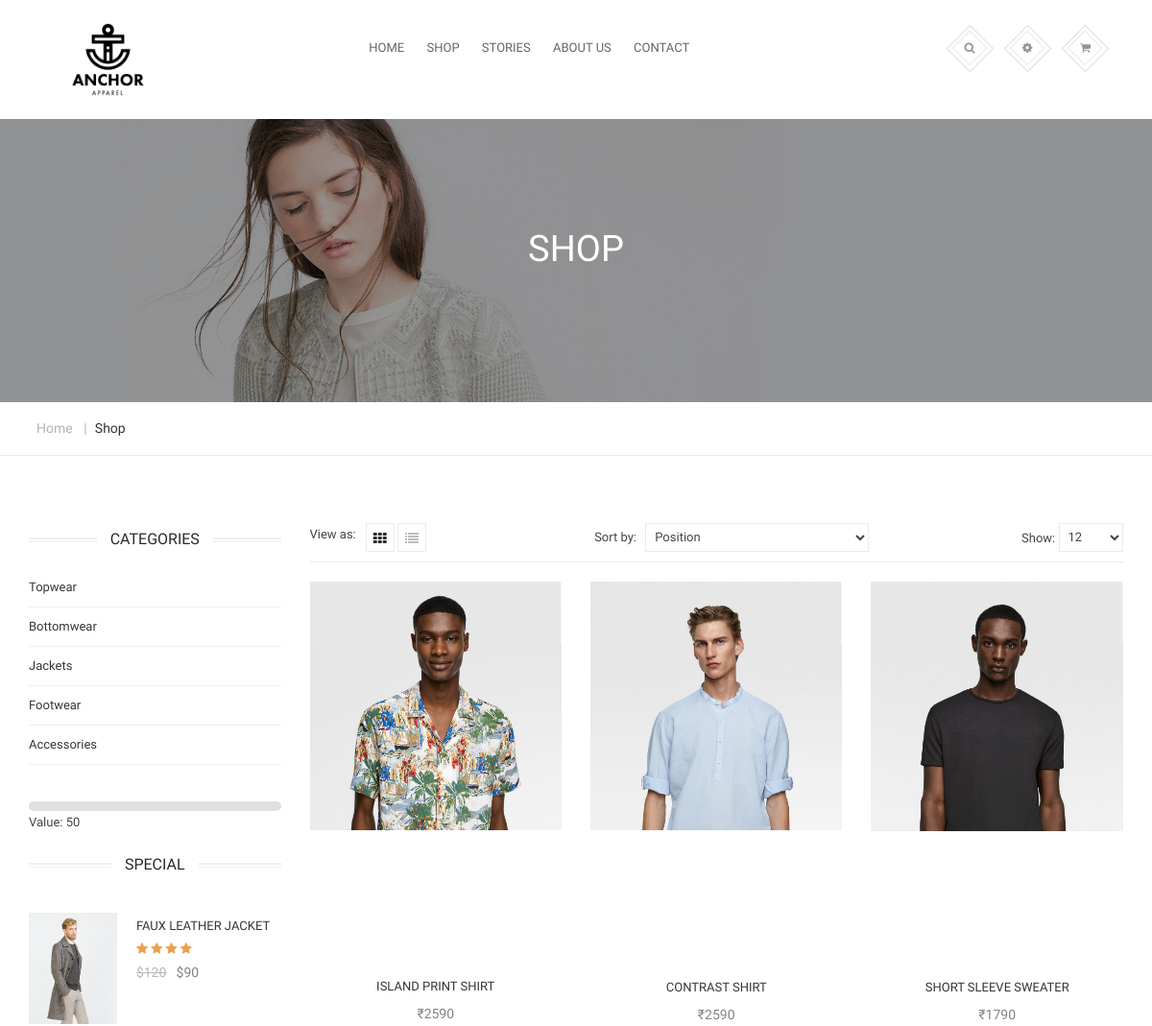
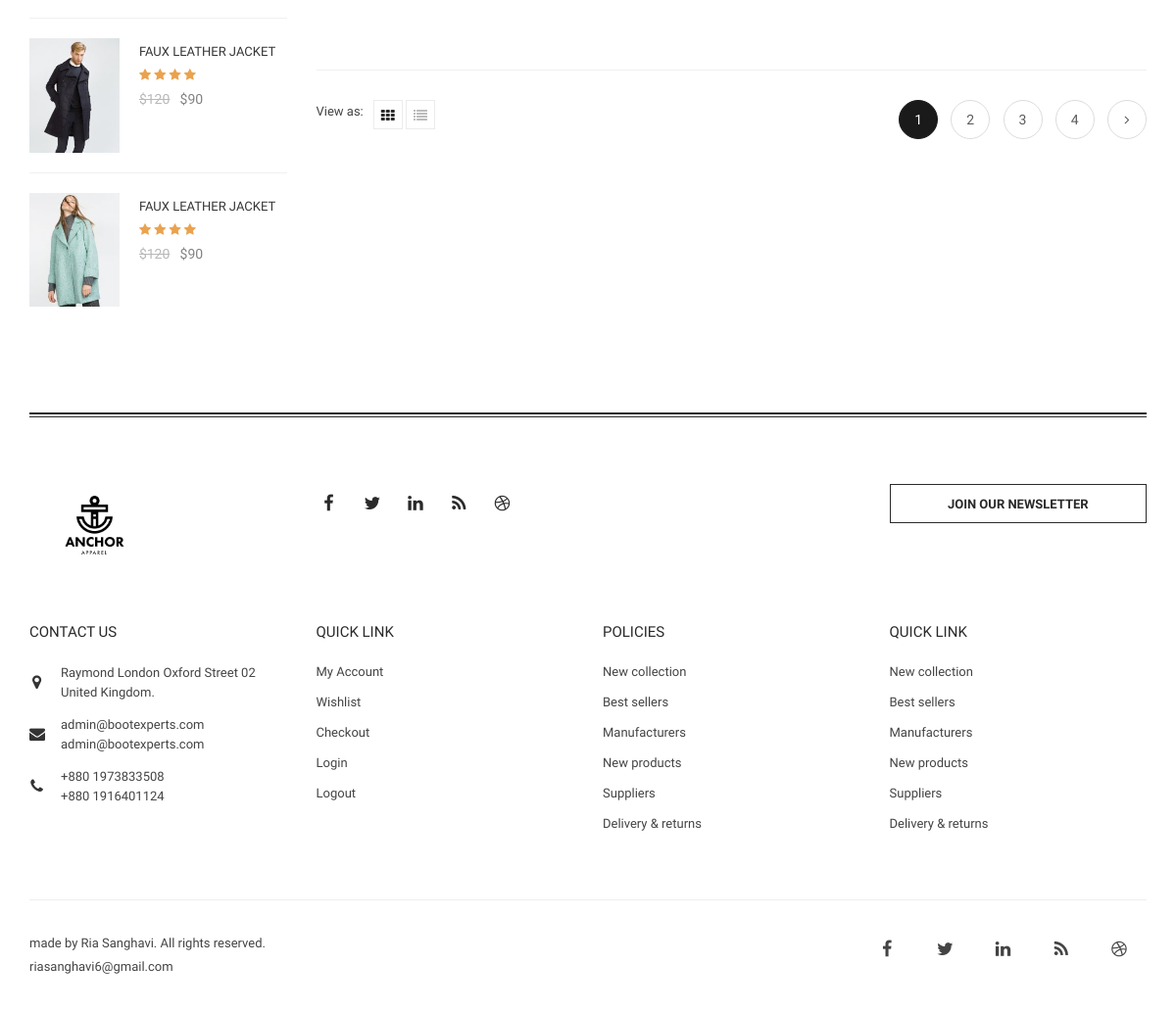
/raymond/shop_men.php?update=1, run on the app's committed database (2 pictures, top to bottom).
### tables this page shows
CREATE TABLE `subcategory` (
  `id` int(255) NOT NULL,
  `category` varchar(255) NOT NULL,
  `subcategory` varchar(255) NOT NULL
);

CREATE TABLE `product` (
  `pid` int(255) NOT NULL,
  `pname` varchar(255) NOT NULL,
  `p_category` varchar(255) NOT NULL,
  `p_subcategory` varchar(255) NOT NULL,
  `quantity` int(255) NOT NULL,
  `price` int(255) NOT NULL,
  `discount` int(255) NOT NULL,
  `size` text NOT NULL,
  `status` varchar(255) NOT NULL,
  `image` varchar(255) NOT NULL,
  `description` varchar(255) NOT NULL
);

### raymond/shop_men.php (the view, shortened to what this page needs)
<?php include('header.php') ;
?>
        <div class="page-header-area">
            <div class="container">
                <div class="row">
                    <div class="col-md-12">
                        <div class="page-title">
                            <h2>Shop</h2>
                        </div>
                    </div>
                </div>
            </div>
        </div>
        <div class="breadcrumb-area">
            <div class="container">
                <div class="row">
                    <div class="col-md-12">
                        <div class="breadcrumb-menu">
                            <ul>
                                <li><a href="#">Home</a> | </li>
                                <li><span>Shop</span></li>
                            </ul>
                        </div>
                    </div>
                </div>
            </div>
        </div>
        <div class="main-content-area">
            <div class="container">
                <div class="row">
                    <div class="col-xs-12 col-sm-4 col-md-4 col-lg-3 sidebar-area">
                        <div class="category-area">
                            <div class="section-title">
                                <h2>Categories</h2>
                            </div>
                            <div id="cate-toggle" class="sideber-menu">
                                <ul>
                                                  <?php
                                                  $id=$_GET['update'];
                                                    $conn=mysqli_connect("localhost","root","","raymond");
                                                    $sql=mysqli_query($conn,"select * from subcategory where category in(SELECT category from subcategory where id='$id')");
                                                     while($row=mysqli_fetch_array($sql))
                                                    {
                                                   ?>
                                                   <ul>
                                               <li><a href="shop_men.php?update=<?php echo $row['id']?>"><?php echo $row['subcategory']?>
                                                <span class="count"></span></a></li>
                                        </ul>
                                               <?php  }
                                                        ?>
                            </div>
                        </div>
                       <div class="slidecontainer">
  <input type="range" min="1" max="10000" value="50" class="slider" id="myRange">
  <p>Value: <span id="demo"></span></p>
</div>
                        <div class="special-product-area">
                            <div class="section-title">
                                <h2>Special</h2>
                            </div>
                            <div class="special-product">
                                <div class="special-single-product">
                                    <div class="sp-img">
                                        <a href="#">
                                            <img alt="" src="img/product/special/1.jpg">
                                        </a>
                                    </div>
                                    <div class="sp-prod-info">
                                        <div class="product-title">
                                            <a href="#">Faux Leather Jacket</a>
                                        </div>
                                        <div class="price-rating">
                                            <div class="rating">
                                                <i class="fa fa-star"></i>
                                                <i class="fa fa-star"></i>
                                                <i class="fa fa-star"></i>
                                                <i class="fa fa-star"></i>
                                            </div>
                                            <div class="price">
                                                <span class="old-price">$120</span>
                                                <span class="new-price">$90</span>
                                            </div>
                                        </div>
                                    </div>
                                </div>
                                <div class="special-single-product">
                                    <div class="sp-img">
                                        <a href="#">
                                            <img alt="" src="img/product/special/2.jpg">
                                        </a>
                                    </div>
                                    <div class="sp-prod-info">
                                        <div class="product-title">
                                            <a href="#">Faux Leather Jacket</a>
                                        </div>
                                        <div class="price-rating">
                                            <div class="rating">
                                                <i class="fa fa-star"></i>
                                                <i class="fa fa-star"></i>
                                                <i class="fa fa-star"></i>
                                                <i class="fa fa-star"></i>
                                            </div>
                                            <div class="price">
                                                <span class="old-price">$120</span>
                                                <span class="new-price">$90</span>
                                            </div>
                                        </div>
                                    </div>
                                </div>
                                <div class="special-single-product">
                                    <div class="sp-img">
                                        <a href="#">
                                            <img alt="" src="img/product/special/3.jpg">
                                        </a>
                                    </div>
                                    <div class="sp-prod-info">
                                        <div class="product-title">
                                            <a href="#">Faux Leather Jacket</a>
                                        </div>
                                        <div class="price-rating">
                                            <div class="rating">
                                                <i class="fa fa-star"></i>
                                                <i class="fa fa-star"></i>
                                                <i class="fa fa-star"></i>
                                                <i class="fa fa-star"></i>
                                            </div>
                                            <div class="price">
                                                <span class="old-price">$120</span>
                                                <span class="new-price">$90</span>
                                            </div>
                                        </div>
                                    </div>
                                </div>
                            </div>
                        </div>
                    </div>
                    <div class="col-xs-12 col-sm-8 col-md-8 col-lg-9 page-content">
                        <div class="toolbar">
                            <div class="view-mode">
                                <span>View as:</span>
                                <ul>
                                    <li class="active"><a data-toggle="tab" href="#grid"><i class="fa fa-th"></i></a></li>
                                    <li><a data-toggle="tab" href="#list"><i class="fa fa-list"></i></a></li>
                                </ul>
                            </div>
                            <div class="ordering-product">
                                <div class="sorter">
                                    <span>Sort by:</span>
                                    <select>
                                        <option>Position</option>
                                    </select>
                                </div>
                                <div class="limiter">
                                    <span>Show:</span>
                                    <select>
                                        <option>12</option>
                                    </select>
                                </div>
                            </div>
                        </div>
                        <div class="product-list-area" >
                            <div class="row">
                                <div class="tab-content">
                                    <div id="grid" class="tab-pane fade in active">
                                        <?php
                                            $conn=mysqli_connect("localhost","root","","raymond");
                                            if(isset($_GET['update']))
                                            {
                                            $id=$_GET['update'];
                                             $sql="SELECT * FROM product where p_category in (SELECT category from subcategory where id='$id') and p_subcategory in (SELECT subcategory from subcategory where id='$id')";
                                                  $result=mysqli_query($conn,$sql);
                                            while($row=mysqli_fetch_array($result))
                                            {
                                                $id=$row['pid'];
                                              ?>
                                                <div class="col-sm-6 col-md-4">
                                            <div class="single-product">
                                                <div class="product-image">
                                                    <a href="#">
                                                        <img  alt="Special" src="../theme/kenny/uploads/<?php echo $row['image'] ?>" >
                                                    </a>
                                                    <span class="onsale">Sale!</span>
                                                </div>
                                                <div class="product-info">
                                                    <div class="product-title">
                                                        <a href="single-product.php?id=<?php echo $id ?>"><?php echo $row['pname']; ?></a>
                                                    </div>
                                                    <div class="price-rating">
                                                        <div class="price">
                                                            <span class="price"> <span>&#8377;</span><?php echo $row['price'];?></span>
                                                        </div>
                                                    </div>
                                                </div>
                                            </div>
                                        </div>
                                           <?php
                                           }
                                       }
                                        ?>
                                    </div>
                                </div>
                                <div class="col-lg-12 col-md-12 col-sm-12 col-xs-12">
                                    <div class="shop-bottom">
                                        <div class="view-mode">
                                            <span>View as:</span>
                                            <ul>
                                                <li class="active"><a href="#grid" data-toggle="tab"><i class="fa fa-th"></i></a></li>
                                                <li><a href="#list" data-toggle="tab"><i class="fa fa-list"></i></a></li>
                                            </ul>
                                        </div>
                                        <div class="paginations">
                                            <ul>
                                                <li><a href="#" class="current">1</a></li>
                                                <li><a href="#">2</a></li>
                                                <li><a href="#">3</a></li>
                                                <li><a href="#">4</a></li>
                                                <li><a href="#"><i class="fa fa-angle-right"></i></a></li>
                                            </ul>
                                        </div>
                                    </div>
                                </div>
                            </div>
                        </div>
                    </div>
                </div>
            </div>
        </div>
        <?php include('footer.php'); ?>

### raymond/css/style_range.css (style rules this page uses)
.slider { -webkit-appearance: none; width: 100%; height: 10px; border-radius: 5px; background: #d3d3d3; outline: none; opacity: 0.7; -webkit-transition: .2s; transition: opacity .2s; }

### data on the page
subcategory: subcategory "Topwear"
subcategory: subcategory "Bottomwear"
subcategory: subcategory "Jackets"
subcategory: subcategory "Footwear"
subcategory: subcategory "Accessories"
product: image (picture), pname "ISLAND PRINT SHIRT", price "2590"
product: image (picture), pname "CONTRAST SHIRT", price "2590"
product: image (picture), pname "SHORT SLEEVE SWEATER", price "1790"
